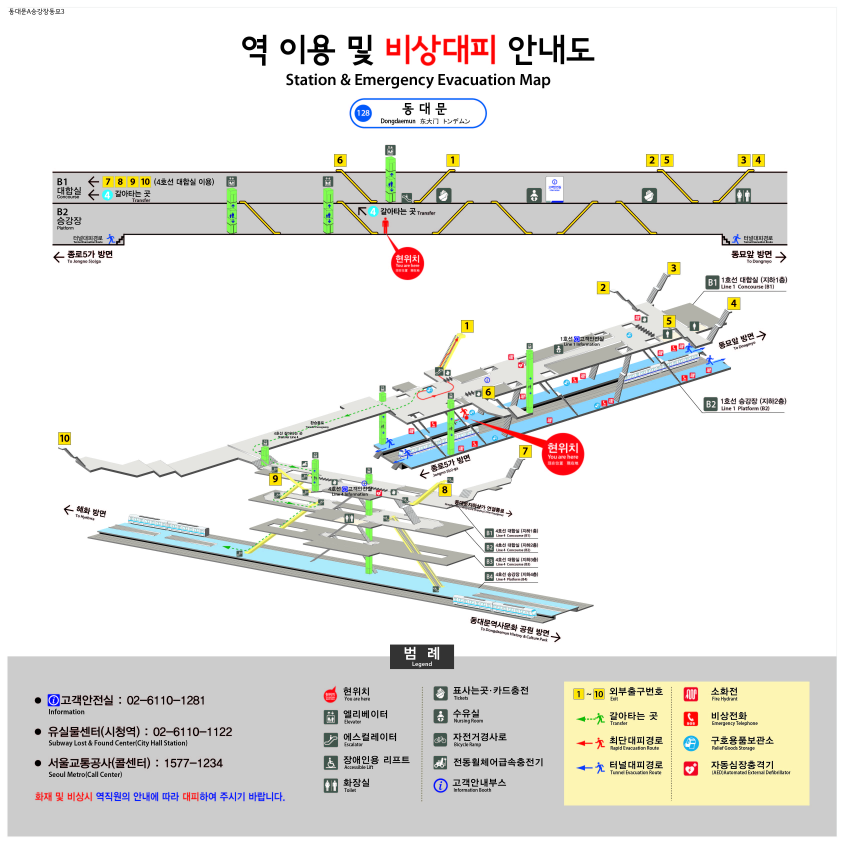
#> input picture station_indoor_map/station_image/1/동대문.jpg, 3376 x 3375 px (shown at 1/4 size)
$ python -i generate_annotation_drafts.py   (imports and definitions only)
#> lines starting #> are read from the running program, lines starting #| are printed output that depends on the picture; after the words box and inside, x2 and y2 are one past the last pixel; in counts of white or black regions, pixels touching at a corner belong together
#> further down, picture is the input picture: shape (3375, 3376, 3); mean B, G, R 225.5, 229.2, 229.7
#!/usr/bin/env python3
# -*- coding: utf-8 -*-
"""
Generate draft annotation JSON files from guide-map images.

This is intentionally conservative:
- It detects yellow exit-number boxes with OpenCV.
- It attempts simple template OCR for numeric labels.
- It writes detected labels and only creates control_points when the label is
  present in the station's known entrance list.

The output still needs human review before production routing.
"""

from __future__ import annotations

import argparse
import itertools
import json
import re
import sys
from pathlib import Path
from typing import Dict, Iterable, List, Optional, Tuple

import cv2
import numpy as np

sys.path.insert(0, str(Path(__file__).resolve().parents[1]))
from build_indoor_map_v3 import normalize_station_name


IMAGE_EXTENSIONS = {".jpg", ".jpeg", ".png", ".webp"}


def imread_unicode(path: Path):
    data = np.fromfile(str(path), dtype=np.uint8)
    return cv2.imdecode(data, cv2.IMREAD_COLOR)


def safe_stem(text: str) -> str:
    return re.sub(r'[<>:"/\\\\|?*]+', "_", text)


# [16 lines left out: functions relaxed_station_key, station_base_lookup, not called in this run]


def find_station_base(station_name: str, lookup: Dict[str, dict]) -> Optional[dict]:
    return lookup.get(station_name) or lookup.get(relaxed_station_key(station_name))


# [13 lines left out: functions line_no_from_path, iter_images, not called in this run]


def detect_yellow_boxes(img) -> List[dict]:
    hsv = cv2.cvtColor(img, cv2.COLOR_BGR2HSV)
#> hsv: shape (3375, 3376, 3); mean H, S, V 8.9, 10.7, 232.7
    mask = cv2.inRange(hsv, np.array([15, 60, 100]), np.array([42, 255, 255]))
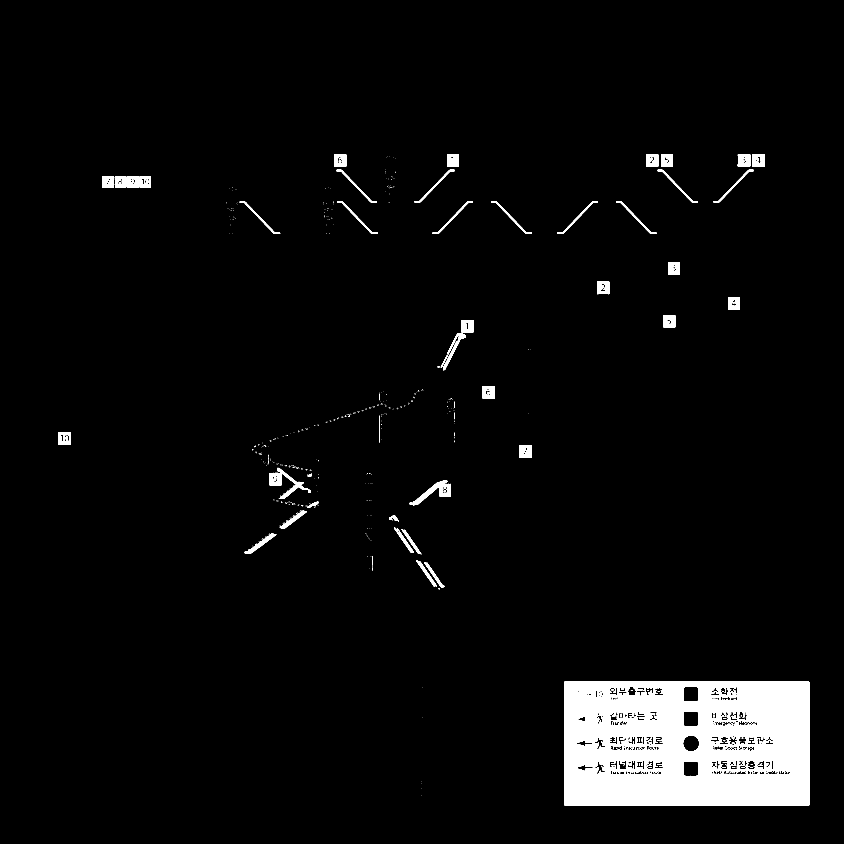
#> mask: shape (3375, 3376) (shown at 1/4 size); 4.3% white; 726 white regions (637 under 20 px), largest, box (x1, y1, x2, y2) and area: (2257, 2727, 3238, 3221) 420467, (1078, 1871, 1244, 1996) 4756, (1638, 1920, 1804, 2021) 4715
    kernel = np.ones((3, 3), np.uint8)
    mask = cv2.morphologyEx(mask, cv2.MORPH_CLOSE, kernel, iterations=2)
#> mask: shape (3375, 3376); 4.5% white; 321 white regions (218 under 20 px)

    contours, _ = cv2.findContours(mask, cv2.RETR_EXTERNAL, cv2.CHAIN_APPROX_SIMPLE)
#> contours = 297 contours, 252 with area under 20; largest, box (x1, y1, x2, y2) and area: (2257, 2727, 3238, 3221) 482650, (410, 704, 604, 750) 8625, (1750, 1281, 1894, 1482) 5768, (1078, 1871, 1244, 1996) 5000, (1638, 1920, 1804, 2021) 4975
    height, width = img.shape[:2]
    boxes: List[dict] = []
    for contour in contours:
        x, y, w, h = cv2.boundingRect(contour)
        area = w * h
        if area < 180 or area > width * height * 0.01:
            continue
        if w < 12 or h < 12:
            continue
        aspect = w / float(h)
        if aspect < 0.35 or aspect > 3.6:
            continue
        fill = cv2.contourArea(contour) / float(area)
        if fill < 0.45:
            continue
        boxes.append({
            "bbox": [int(x), int(y), int(w), int(h)],
            "image_xy": [int(x + w / 2), int(y + h / 2)],
            "area": int(area),
        })
#> this loop made 297 passes
#> (x, y, w, h, area) on passes 7, 8, 14: (2257, 2727, 981, 494, 484614), (1755, 2352, 5, 5, 25), (1484, 2224, 6, 59, 354)
#> after the loop, boxes = 14 items
    return suppress_nested_boxes(boxes)


def suppress_nested_boxes(boxes: List[dict]) -> List[dict]:
    kept: List[dict] = []
    for box in sorted(boxes, key=lambda b: b["area"]):
        x, y, w, h = box["bbox"]
        cx, cy = box["image_xy"]
        nested = False
        for other in kept:
            ox, oy, ow, oh = other["bbox"]
            if ox <= cx <= ox + ow and oy <= cy <= oy + oh and other["area"] > box["area"] * 1.8:
                nested = True
                break
        if not nested:
            kept.append(box)
#> this loop made 14 passes
#> (x, y, w, h, cx, cy) on passes 1 to 8: (1229, 1894, 19, 12, 1238, 1900), (2653, 1261, 48, 48, 2677, 1285), (2672, 1049, 48, 48, 2696, 1073), (2644, 618, 48, 48, 2668, 642), (2585, 618, 48, 48, 2609, 642), (1788, 618, 48, 48, 1812, 642), (1337, 618, 48, 48, 1361, 642), (234, 1730, 48, 49, 258, 1754)
#> after the loop, kept = 14 items
    return sorted(kept, key=lambda b: (b["bbox"][1], b["bbox"][0]))


# [248 lines left out: functions digit_mask_from_crop, make_template, recognize_exit_candidates, recognize_exit_number, estimate_affine_rmse, image_spread_score and 4 more, not called in this run]


def math_angle(dx: float, dy: float) -> float:
    return float(np.arctan2(dy, dx))


# [112 lines left out: functions math_factorial_limited, select_control_points, not called in this run]


def load_station_summary(path: Path) -> Dict[str, dict]:
    with path.open("r", encoding="utf-8") as f:
        return json.load(f)


# [96 lines left out: functions build_annotation_for_image, main, not called in this run]


# [2 lines not run here, left out]

>>> import cv2
>>> picture = cv2.imread('../station_image/1/동대문.jpg')
>>> result = detect_yellow_boxes(picture)
#> result = 14 items

$ run again, on station_indoor_map/station_image/2/건대입구.jpg
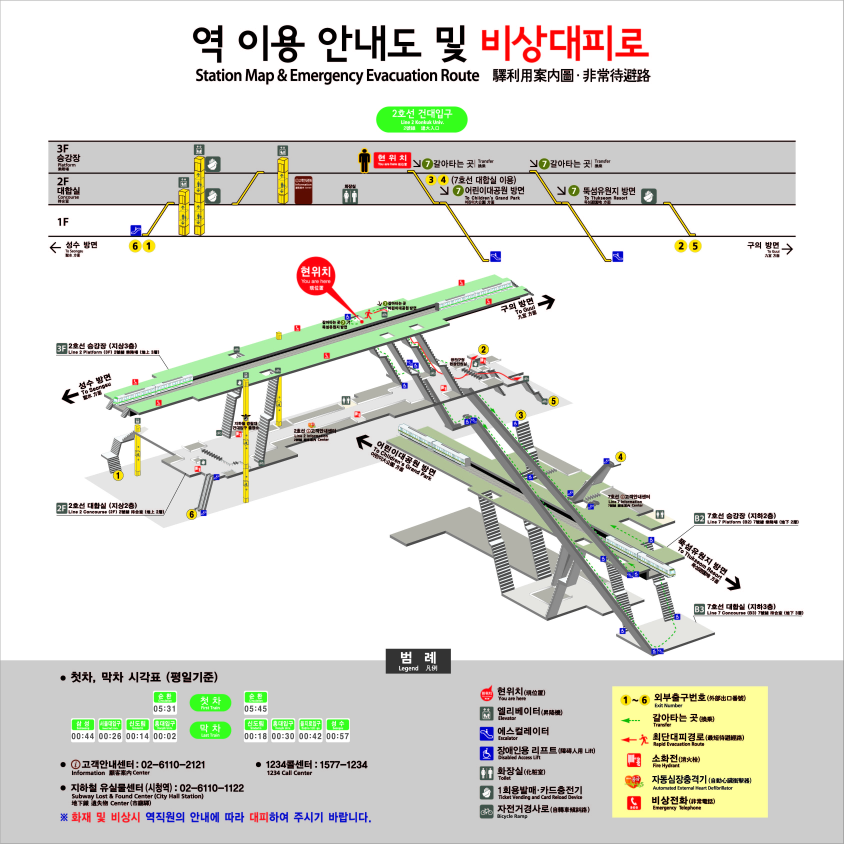
#> input picture station_indoor_map/station_image/2/건대입구.jpg, 3376 x 3375 px (shown at 1/4 size)
#> picture is the input picture: shape (3375, 3376, 3); mean B, G, R 217, 223.4, 223.4
#> hsv: shape (3375, 3376, 3); mean H, S, V 7.8, 12.8, 226.9
#> in detect_yellow_boxes, `mask = cv2.inRange(hsv, np.array([15, 60, 100]), np.array([42, 255, 25..`:
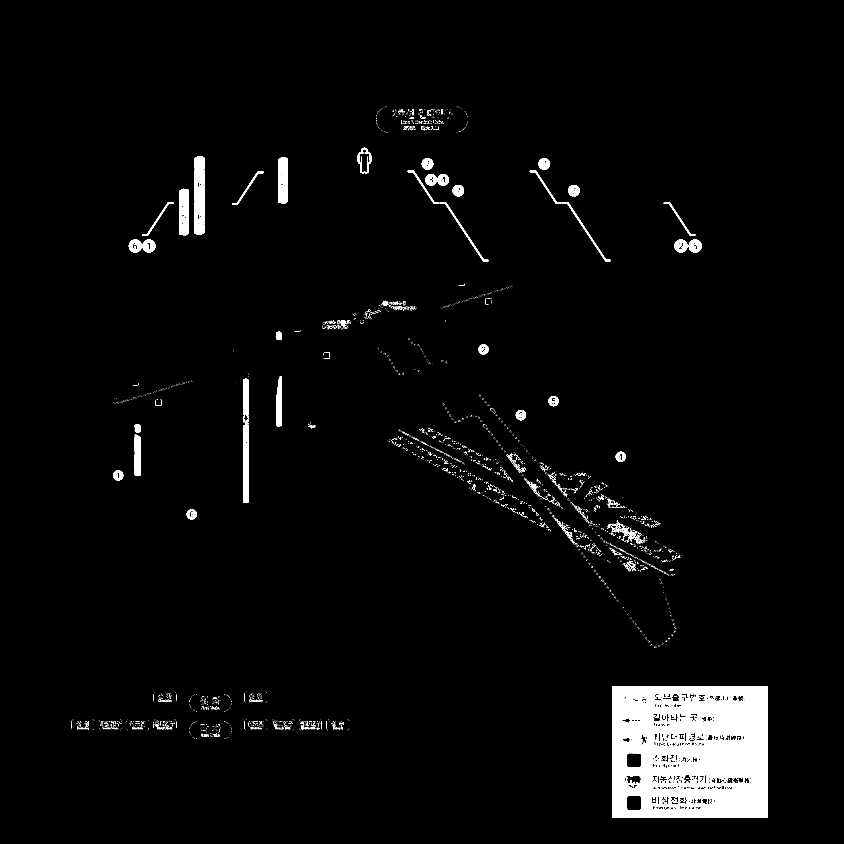
#> mask: shape (3375, 3376) (shown at 1/4 size); 3.3% white; 4336 white regions (4097 under 20 px), largest, box (x1, y1, x2, y2) and area: (2449, 2746, 3072, 3270) 278676, (971, 1666, 996, 2012) 6632, (804, 630, 818, 940) 3817
#> in detect_yellow_boxes, `mask = cv2.morphologyEx(mask, cv2.MORPH_CLOSE, kernel, iterations=2)`:
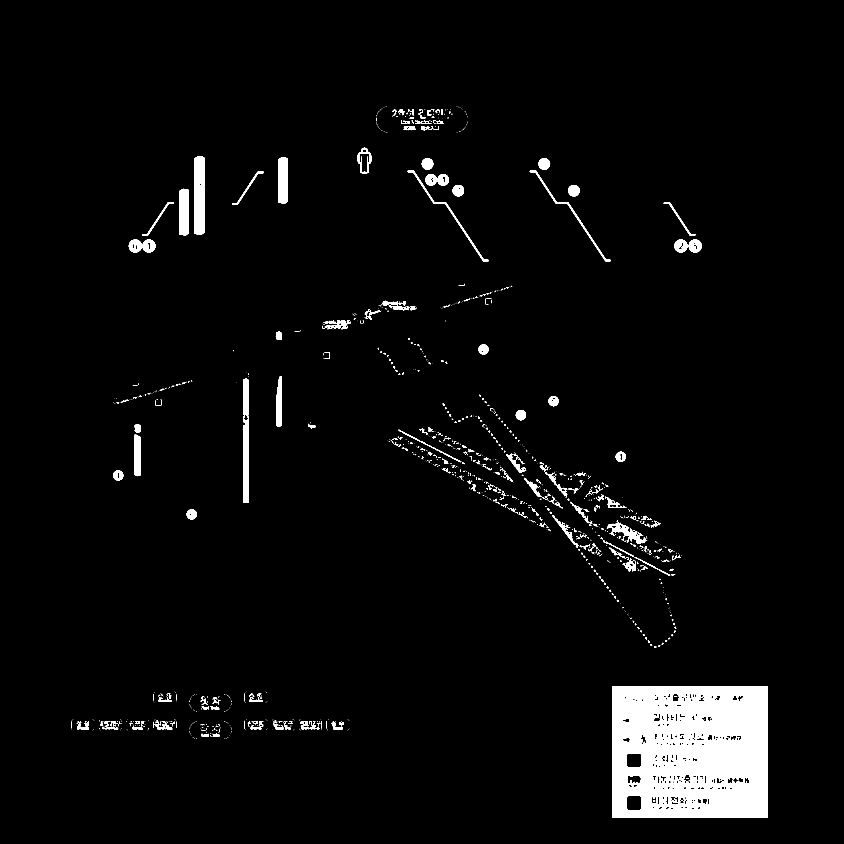
#> mask: shape (3375, 3376) (shown at 1/4 size); 3.7% white; 1363 white regions (985 under 20 px)
#> contours = 1353 contours, 1104 with area under 20; largest, box (x1, y1, x2, y2) and area: (2449, 2746, 3072, 3270) 324785, (776, 624, 818, 940) 11783, (971, 1515, 996, 2012) 10598, (716, 755, 756, 942) 6997, (1112, 628, 1152, 815) 6994
#> the loop in detect_yellow_boxes, `for contour in contours:` made 1353 passes
#> (x, y, w, h, area, aspect, fill) on passes 17 to 18: (807, 2935, 28, 12, 336, 2.33, 0.484), (850, 2934, 27, 13, 351, 2.08, 0.57)
#> after the loop in detect_yellow_boxes, `for contour in contours:`: boxes = 27 items
#> the loop in suppress_nested_boxes, `for box in sorted(boxes, key=lambda b: b["area"]):` made 27 passes
#> (x, y, w, h, cx, cy) on passes 1 to 8: (542, 2885, 16, 12, 550, 2891), (1015, 2885, 16, 14, 1023, 2892), (807, 2935, 28, 12, 821, 2941), (850, 2934, 27, 13, 863, 2940), (1037, 2884, 17, 21, 1045, 2894), (338, 2884, 17, 21, 346, 2894), (806, 2824, 30, 13, 821, 2830), (841, 2824, 37, 13, 859, 2830)

$ run again, on station_indoor_map/station_image/2/구의역.jpg
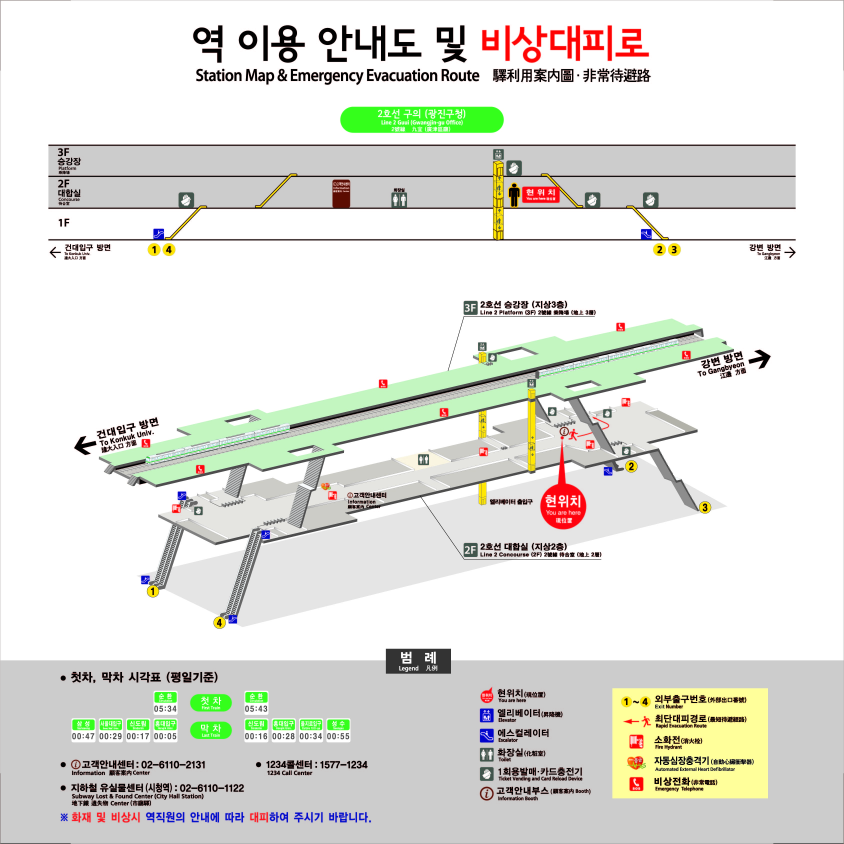
#> input picture station_indoor_map/station_image/2/구의역.jpg, 3376 x 3375 px (shown at 1/4 size)
#> picture is the input picture: shape (3375, 3376, 3); mean B, G, R 220.1, 226.4, 225.7
#> hsv: shape (3375, 3376, 3); mean H, S, V 7.9, 11.8, 229.7
#> in detect_yellow_boxes, `mask = cv2.inRange(hsv, np.array([15, 60, 100]), np.array([42, 255, 25..`:
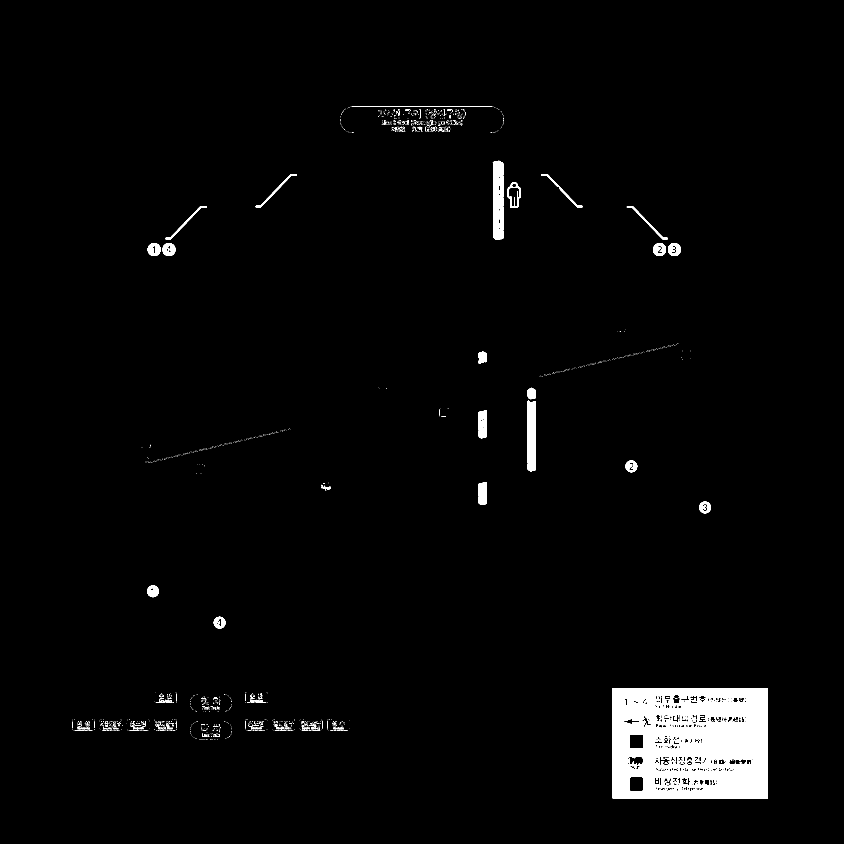
#> mask: shape (3375, 3376) (shown at 1/4 size); 2.5% white; 2100 white regions (1987 under 20 px), largest, box (x1, y1, x2, y2) and area: (2450, 2753, 3072, 3193) 231250, (2111, 1602, 2142, 1886) 8049, (1915, 1641, 1946, 1753) 3105
#> in detect_yellow_boxes, `mask = cv2.morphologyEx(mask, cv2.MORPH_CLOSE, kernel, iterations=2)`:
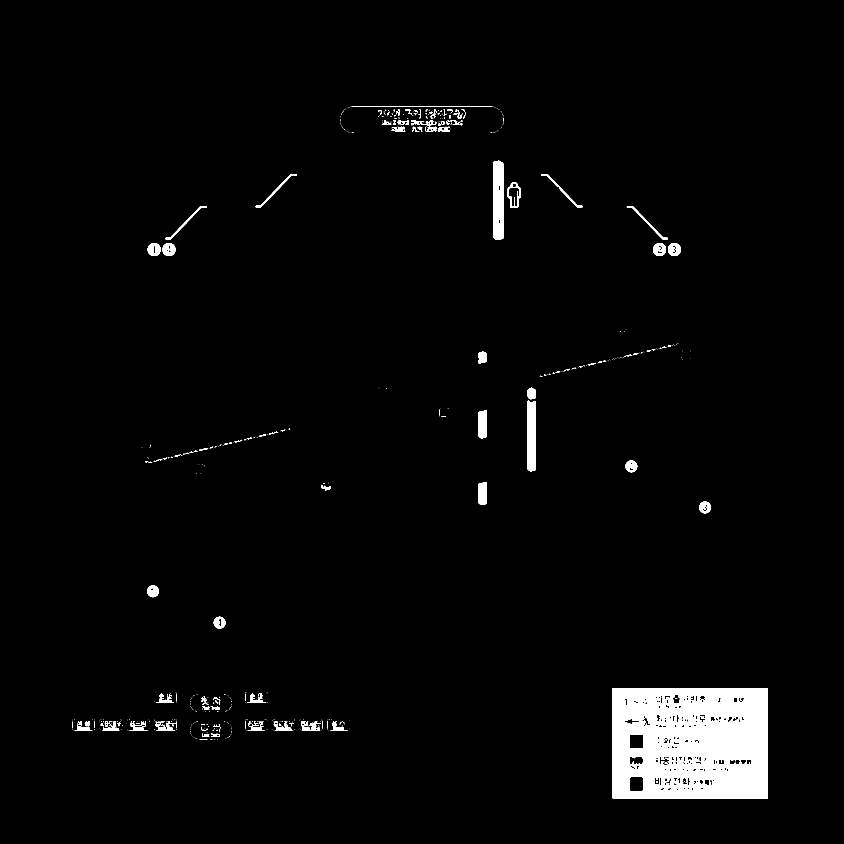
#> mask: shape (3375, 3376) (shown at 1/4 size); 2.8% white; 661 white regions (526 under 20 px)
#> contours = 654 contours, 562 with area under 20; largest, box (x1, y1, x2, y2) and area: (2450, 2753, 3072, 3193) 272618, (1971, 642, 2015, 960) 12080, (2111, 1602, 2142, 1886) 8266, (2030, 729, 2084, 831) 3962, (1915, 1641, 1946, 1753) 3177
#> the loop in detect_yellow_boxes, `for contour in contours:` made 654 passes
#> (x, y, w, h, area, aspect, fill) on passes 22 to 23: (843, 2934, 36, 13, 468, 2.77, 0.491), (809, 2934, 28, 13, 364, 2.15, 0.43)
#> after the loop in detect_yellow_boxes, `for contour in contours:`: boxes = 16 items
#> the loop in suppress_nested_boxes, `for box in sorted(boxes, key=lambda b: b["area"]):` made 16 passes
#> (x, y, w, h, cx, cy) on passes 1 to 8: (339, 2884, 18, 21, 348, 2894), (419, 2884, 19, 21, 428, 2894), (843, 2934, 36, 13, 861, 2940), (843, 2824, 37, 13, 861, 2830), (1567, 507, 54, 19, 1594, 516), (2111, 1550, 31, 47, 2126, 1573), (1915, 1407, 31, 47, 1930, 1430), (855, 2467, 47, 47, 878, 2490)
